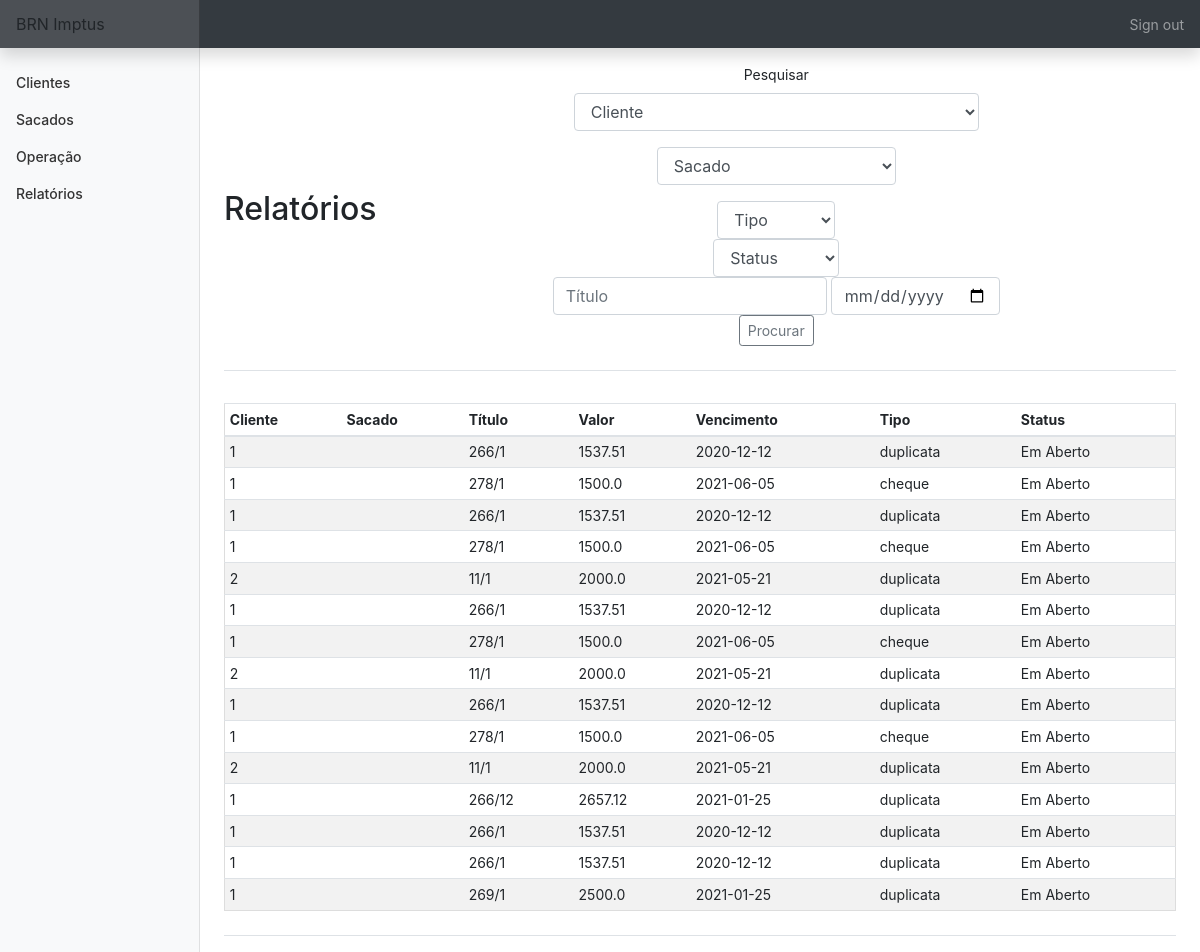
Page /relatorios (signed in) on the committed database.
### tables this page shows
CREATE TABLE titulo (
    cliente_id INTEGER,
    sacado_id INTEGER,
    bordero INTEGER,
    titulo TEXT,
    vencimento DATE,
    valor FLOAT, 
    dt_negoc DATE,
    tipo TEXT,
    status TEXT,
    dt_baixa DATE,
    FOREIGN KEY (cliente_id) REFERENCES clientes(id),
    FOREIGN KEY (sacado_id) REFERENCES sacados(id));

### app.py (the view, shortened to what this page needs)
@app.route('/relatorios', methods=['GET', 'POST'])
@login_required
def relatorios():
    con = sqlite3.connect('brn.db')
    con.row_factory = sqlite3.Row
    cur = con.cursor()
    cliente = cur.execute('SELECT nome FROM clientes')
    cliente = cur.fetchall()
    sacado = cur.execute('SELECT nome FROM sacados')
    sacado = cur.fetchall()
    tit = cur.execute('SELECT * FROM titulo')
    tit = cur.fetchall()
    if request.method == "GET":
        return render_template('/relatorios.html', cliente=cliente, sacado=sacado, titulo=tit)

### app.py (called while the page is built)
@app.after_request
def after_request(response):
    response.headers["Cache-Control"] = "no-cache, no-store, must-revalidate"
    response.headers["Expires"] = 0
    response.headers["Pragma"] = "no-cache"
    return response

### helper.py (called while the page is built)
def login_required(f):
    @wraps(f)
    def decorated_function(*args, **kwargs):
        if session.get("user_id") is None:
            return redirect("/login")
        return f(*args, **kwargs)
    return decorated_function

### templates/relatorios.html (shortened to what this page needs)
{% extends "layout.html" %}
{% block main %}
    <div class='d-flex justify-content-between flex-warp flex-md-nowrap align-items-center pt-3 pb-2 mb-3 border-bottom'>
        <h1 class='h2'>Relatórios</h1>
            <form action='relatorios' method='POST'>
                <div class='form-group'>
                    <label for=''>Pesquisar</label>
                    <div class="form-group">
                        <select class="form-control" name="cliente">
                            <option disabled selected value>Cliente</option>
                        </select>
                    </div>
                    <div class="form-group">
                        <select class="form-control" name="sacado">
                            <option disabled selected value>Sacado</option>
                        </select>
                    </div>
                    <div class='form-goup'>
                        <select class='form-control' name='tipo'>
                            <option select value>Tipo</option>
                        </select>
                    </div>
                    <div class='form-goup'>
                        <select class='form-control' name='status'>
                            <option select value>Status</option>
                        </select>
                    </div>
                    <div class='form-goup'>
                        <input name='titulo' autofocus class='form-control' placeholder='Título' type='text'>
                        <input name='vencimento' autofocus class='form-control' placeholder='Vencimento' type='date'>
                    </div>
                    <button type='submit' class='btn btn-sm btn-outline-secondary'>Procurar</button>
                </div>
            </form>
    </div>
    <div class='d-flex justify-content-between flex-warp flex-md-nowrap align-items-center pt-3 pb-2 mb-3 border-bottom'>
        <div class='table-responsive'>
            <table class='table table-striped table-sm'>
                <thead>
                    <tr>
                        <th>Cliente</th>
                        <th>Sacado</th>
                        <th>Título</th>
                        <th>Valor</th>
                        <th>Vencimento</th>
                        <th>Tipo</th>
                        <th>Status</th>
                    </tr>
                </thead>
                <tbody>
                    {% for row in titulo %}
                        <tr>
                            <td>{{ row['cliente_id'] }}</td>
                            <td>{{ row['sacado'] }}</td>
                            <td>{{ row['titulo'] }}</td>
                            <td>{{ row['valor'] }}</td>
                            <td>{{ row['vencimento'] }}</td>
                            <td>{{ row['tipo'] }}</td>
                            <td>{{ row['status'] }}</td>
                        </tr>
                    {% endfor %}
                </tbody>
            </table>
        </div>
    </div>
{% endblock %}

### templates/layout.html (shortened to what this page needs)
<!DOCTYPE html>
    <html lang="pt-br">
        <head>
            <link rel="stylesheet" href="https://stackpath.bootstrapcdn.com/bootstrap/4.5.2/css/bootstrap.min.css">
            <link href="https://maxcdn.bootstrapcdn.com/bootstrap/4.1.3/css/bootstrap.min.css" rel="stylesheet">
            <link href="/static/styles.css" rel="stylesheet">
        </head>
        <body>
            <nav class='navbar navbar-dark sticky-top bg-dark felx-md-nowrap p-0 shadow'>
                <a class='navbar-brand col-md-3 col-lg-2 mr-0 px-3'>BRN Imptus</a>
                {% if session.user_id %}
                <ul class='navbar-nav px-3'>
                    <li class='nav-item text-nowrap'>
                        <a class='nav-link' href='/logout'>Sign out</a>
                    </li>
                </ul>
                {% endif %}
            </nav>
            <div class='container-fluid'>
                <div class='row'>
                    {% if session.user_id %}
                    <nav id='sidebarMenu' class='col-md-2 col-lg-2 d-md-block bg-light sidebar collapse'>
                        <div class='sidebar-sticky pt-3'>
                            <ul class='nav flex-column'>
                                <li class='nav-item'><a class='nav-link' href='/clientes'>Clientes</a></li>
                                <li class='nav-item'><a class='nav-link' href='/sacados'>Sacados</a></li>
                                <li class='nav-item'><a class='nav-link' href='/operacao'>Operação</a></li>
                                <li class='nav-item'><a class='nav-link' href='/relatorios'>Relatórios</a></li>
                            </ul>
                        </div>
                    </nav>
                    {% endif %}
                </div>
            </div>
            <main role='main' class='col-md-9 ml-sm-auto col-lg-10 px-md-4'>
                {% block main %}
                {% endblock %}
            </main>
        </body>
    </html>

### static/styles.css (style rules this page uses)
main .form-control { display: inline-block; width: auto; }
main { overflow-x: auto; text-align: center; }
main table { text-align: left; border-collapse: collapse; border-spacing: 0; width: 100%; border: 1px solid #ddd; }
main table td, th { text-align: left; padding: 16px; }
body { font-size: .875rem; height:100%; }
.sidebar { position: fixed; top: 0; bottom: 0; left: 0; z-index: 100; padding: 48px 0 0; box-shadow: inset -1px 0 0 rgba(0, 0, 0, .1); }
.sidebar-sticky { position: relative; top: 0; height: calc(100vh - 48px); padding-top: .5rem; overflow-x: hidden; overflow-y: auto; }
.sidebar .nav-link { font-weight: 500; color: #333; }
.navbar-brand { padding-top: .75rem; padding-bottom: .75rem; font-size: 1rem; background-color: rgba(201, 195, 195, 0.158); box-shadow: inset -1px 0 0 rgba(0, 0, 0, .25); }

### rows in the picture
titulo: cliente_id "1", titulo "266/1", valor "1537.51", vencimento "2020-12-12", tipo "duplicata", status "Em Aberto"
titulo: cliente_id "1", titulo "278/1", valor "1500.0", vencimento "2021-06-05", tipo "cheque", status "Em Aberto"
titulo: cliente_id "1", titulo "266/1", valor "1537.51", vencimento "2020-12-12", tipo "duplicata", status "Em Aberto"
titulo: cliente_id "1", titulo "278/1", valor "1500.0", vencimento "2021-06-05", tipo "cheque", status "Em Aberto"
titulo: cliente_id "2", titulo "11/1", valor "2000.0", vencimento "2021-05-21", tipo "duplicata", status "Em Aberto"
titulo: cliente_id "1", titulo "266/1", valor "1537.51", vencimento "2020-12-12", tipo "duplicata", status "Em Aberto"
titulo: cliente_id "1", titulo "278/1", valor "1500.0", vencimento "2021-06-05", tipo "cheque", status "Em Aberto"
titulo: cliente_id "2", titulo "11/1", valor "2000.0", vencimento "2021-05-21", tipo "duplicata", status "Em Aberto"
titulo: cliente_id "1", titulo "266/1", valor "1537.51", vencimento "2020-12-12", tipo "duplicata", status "Em Aberto"
titulo: cliente_id "1", titulo "278/1", valor "1500.0", vencimento "2021-06-05", tipo "cheque", status "Em Aberto"
titulo: cliente_id "2", titulo "11/1", valor "2000.0", vencimento "2021-05-21", tipo "duplicata", status "Em Aberto"
titulo: cliente_id "1", titulo "266/12", valor "2657.12", vencimento "2021-01-25", tipo "duplicata", status "Em Aberto"
titulo: cliente_id "1", titulo "266/1", valor "1537.51", vencimento "2020-12-12", tipo "duplicata", status "Em Aberto"
titulo: cliente_id "1", titulo "266/1", valor "1537.51", vencimento "2020-12-12", tipo "duplicata", status "Em Aberto"
titulo: cliente_id "1", titulo "269/1", valor "2500.0", vencimento "2021-01-25", tipo "duplicata", status "Em Aberto"
